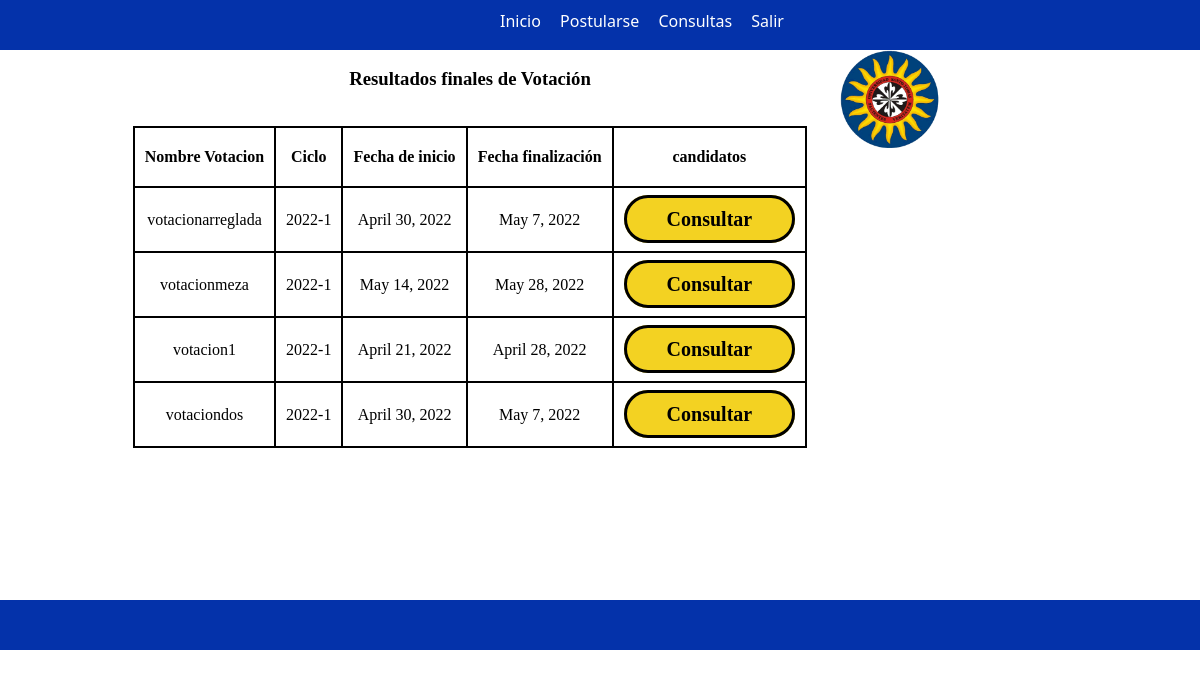
/resultados_finales/ (signed in), run on the app's committed database.
### app/models.py (models this page shows, shortened)
class Votacion (models.Model):
    nombre= models.CharField(max_length=45, null=False)
    tipo= models.ForeignKey(
        TipoVotacion,
        related_name='tipos_votaciones',
        on_delete=models.PROTECT
    )
    estado= models.ForeignKey(EstadoVotacion,
        related_name='estado_votaciones',
        on_delete=models.PROTECT
    )
    facultad= models.ForeignKey(Facultad,
        related_name='facultad_votaciones',
        null=False,
        on_delete=models.PROTECT
    )
    fechaInicio=models.DateField(auto_now=False, auto_now_add=False, null=True)
    fechaFinal=models.DateField(auto_now=False, auto_now_add=False,null=True)
    class Meta:
        app_label= 'app'

### app/views.py (the view)
# urls.py: path('resultados_finales/', views.resultados_finales, name='resultados_finales'),
@login_required
def resultados_finales(request):
    v = Votacion.objects.filter(Q(estado_id=2) | Q(estado_id=3))
    contexto ={
        'votaciones':v,
    }
    return render(request, 'app/resultados_finales.html',contexto)

### app/templates/app/Resultados_finales.html (shortened to what this page needs)
{% load static %}
<html lang="en">
<head>
    <link href="{% static 'app/css/resultado_final.css' %}" rel="stylesheet">
</head>
<body>
      <div class="contenedor" >
        <div class="header">
          <ul id="menu">
            <li ><a href="{% url 'app:menu_estudiante' %}">Inicio</a></li>
            <li><a href="{% url 'app:postularse' %}">Postularse</a></li>
            <li><a href="{% url 'app:consult-estudiante' %}">Consultas</a></li>
            <li><a href="{% url 'app:ingresar' %}" id="profiles">Salir</a></li>
            </ul>
        </div>
            <div class="contenido">
                <br>
                <h3>Resultados finales de Votación</h2>
                <br><br>
                <table>
                          <thead>
                            <tr>
                              <th>Nombre Votacion</th>
                              <th>Ciclo</th>
                              <th>Fecha de inicio</th>
                              <th>Fecha finalización</th>
                              <th>candidatos</th>
                            </tr>
                          </thead>
                          <tbody>
                            {%for v in votaciones%}
                            <tr class="fila">
                              <td>{{v.nombre}}</td>
                              <td for="estado" id="pos">
                                  2022-1
                              </td>
                              <td for="estado"id="vot">
                                  {{v.fechaInicio}}
                              </td>
                              <td for="estado" id="cerrada">
                                  {{v.fechaFinal}}
                              </td>
                              <td for="estado" id="cerrada">
                                <a href="{% url 'app:consult-candidatos-es' v.id%}"  class="cr">Consultar</a>
                              </td>
                            </tr>
                            {%endfor%}
                          </tbody>
                        </table>
                        <br>
          </div>
              <div class="contenido2">
                <img src="{% static 'app/image/Logotipo_USTA_Colombia.png' %}" alt="logo" width="100">              </div>
              <div class="footer"></div>
            </div>
</body>
</html>

### app/static/app/css/Resultado_final.css (style rules this page uses)
* { margin: 0; padding: 0; box-sizing: border-box; }
ul li { display: inline; margin-right: 15px; position: relative; left: 500px; top: 10px; }
ul a { text-decoration: none; background: #0432AA; color: #fff; }
.contenedor { background: rgb(255, 255, 255); width: auto; height: auto ; display: grid; grid-template: 50px 550px 50px / 0.7fr 0.3fr; }
.header { grid-row: 1 / 2; grid-column: 1 / 3; list-style-type: none; font-family: "Segoe UI", Tahoma, Geneva, Verdana, sans-serif; background: #0432AA; height: 50px; }
.contenido { background: #ffffff; grid-row: 2 /3; grid-column: 1 /2; justify-items: center; align-items: end; padding-left: 100px; }
.contenido2 { background: #ffffff; grid-row: 2 /3; grid-column: 2 /3; justify-items: center; align-items: end; }
.footer { background: #0432AA; grid-row: 3 / 4; grid-column: 1 / 3; }
.cr { text-decoration:none; font-weight: 600; font-size: 20px; color:#000000; padding-top:10px; padding-bottom:10px; padding-left:40px; padding-right:40px; background-color: F3D222; border-color: #000000; border-width: 3px; border-style: solid; border-radius:35px; }
table { margin: auto; }
table,th,td { border: 2px solid black; border-collapse: collapse; padding: 20px 10px; text-align: center; }
td { cursor: pointer; }

### data on the page
Votacion: nombre "votacionarreglada", fechaInicio "April 30, 2022", fechaFinal "May 7, 2022"
Votacion: nombre "votacionmeza", fechaInicio "May 14, 2022", fechaFinal "May 28, 2022"
Votacion: nombre "votacion1", fechaInicio "April 21, 2022", fechaFinal "April 28, 2022"
Votacion: nombre "votaciondos", fechaInicio "April 30, 2022", fechaFinal "May 7, 2022"
